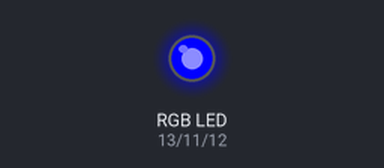
This sketch was run on a simulated Arduino Uno, built with avr-gcc and run on an emulated ATmega328P. On the bench: an RGB LED mixed from three pins (HIGH = lit).

Above: at 0.1 s.
Timing chart, 0 to 1.6 s (numbered marks = the images above):
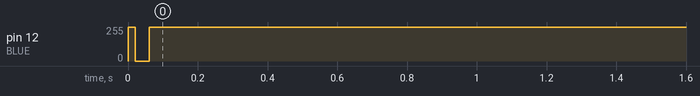

Measured:
- by itself, pin 12 (BLUE): 0/255 → 254/255 at 0.00 s

The sketch:

led.ino
```cpp
#include "colour.h"

void setup() {
  // put your setup code here, to run once:
  pinMode(RED, OUTPUT);
  pinMode(GREEN, OUTPUT);
  pinMode(BLUE, OUTPUT);
}

void loop() {
  // put your main code here, to run repeatedly:
  colourChange(blue);
}
```

colour.h
```cpp
#ifndef COLOUR_H
#define COLOUR_H

#define RED 13
#define GREEN 11
#define BLUE 12

typedef struct colour{
  int red;
  int green;
  int blue;
};

colour new_colour(int r, int g, int b)
{
  colour* c = malloc(sizeof(colour));
  c->red = r;
  c->green = g;
  c->blue = b;
  return *c;
}

colour blue = new_colour(0, 0, 10);
colour red = new_colour(10, 0, 0);
colour green = new_colour(0, 10, 0);
colour yellow = new_colour(7, 5, 0);
colour aqua = new_colour(0, 10, 1);
colour pink = new_colour(10, 1, 1);
colour purple = new_colour(5, 0, 5);

void colourChange(colour& b)
{
  digitalWrite(RED, HIGH);
  delay(b.red);
  digitalWrite(RED, LOW);
  digitalWrite(GREEN, HIGH);
  delay(b.green);
  digitalWrite(GREEN, LOW);
  digitalWrite(BLUE, HIGH);
  delay(b.blue);
  digitalWrite(BLUE, LOW);

}

#endif
```
